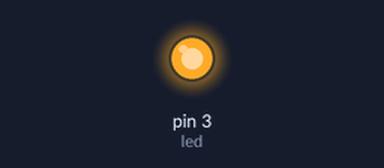
Simulated run of this sketch. Board: Arduino Uno, built with avr-gcc and run on an emulated ATmega328P. Parts: output pins drawn as LEDs (lit = HIGH).

Above: at 0.05 s.
At 0.75 s:
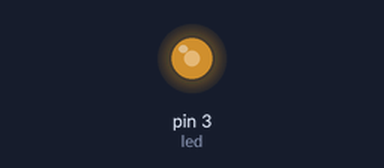
At 1.5 s:
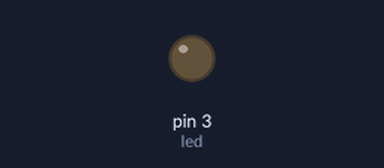
Timing chart, 0 to 3.5 s (numbered marks = the images above):
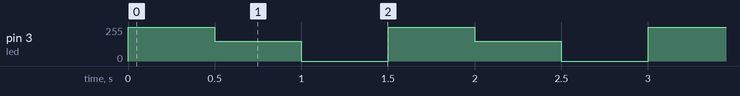

Measured:
- by itself, pin 3 (led): repeats every 1.5 s: 150/255 0.50 s, 0/255 0.50 s, 255/255 0.50 s

The sketch:

LED_basic_2.ino
```cpp
int  led = 3;

void setup() {
  pinMode(led, OUTPUT);
}

void loop() {
  analogWrite(led, 255);
  delay(500);
  analogWrite(led, 150);
  delay(500);
  analogWrite(led, 0);
  delay(500);
}
```
